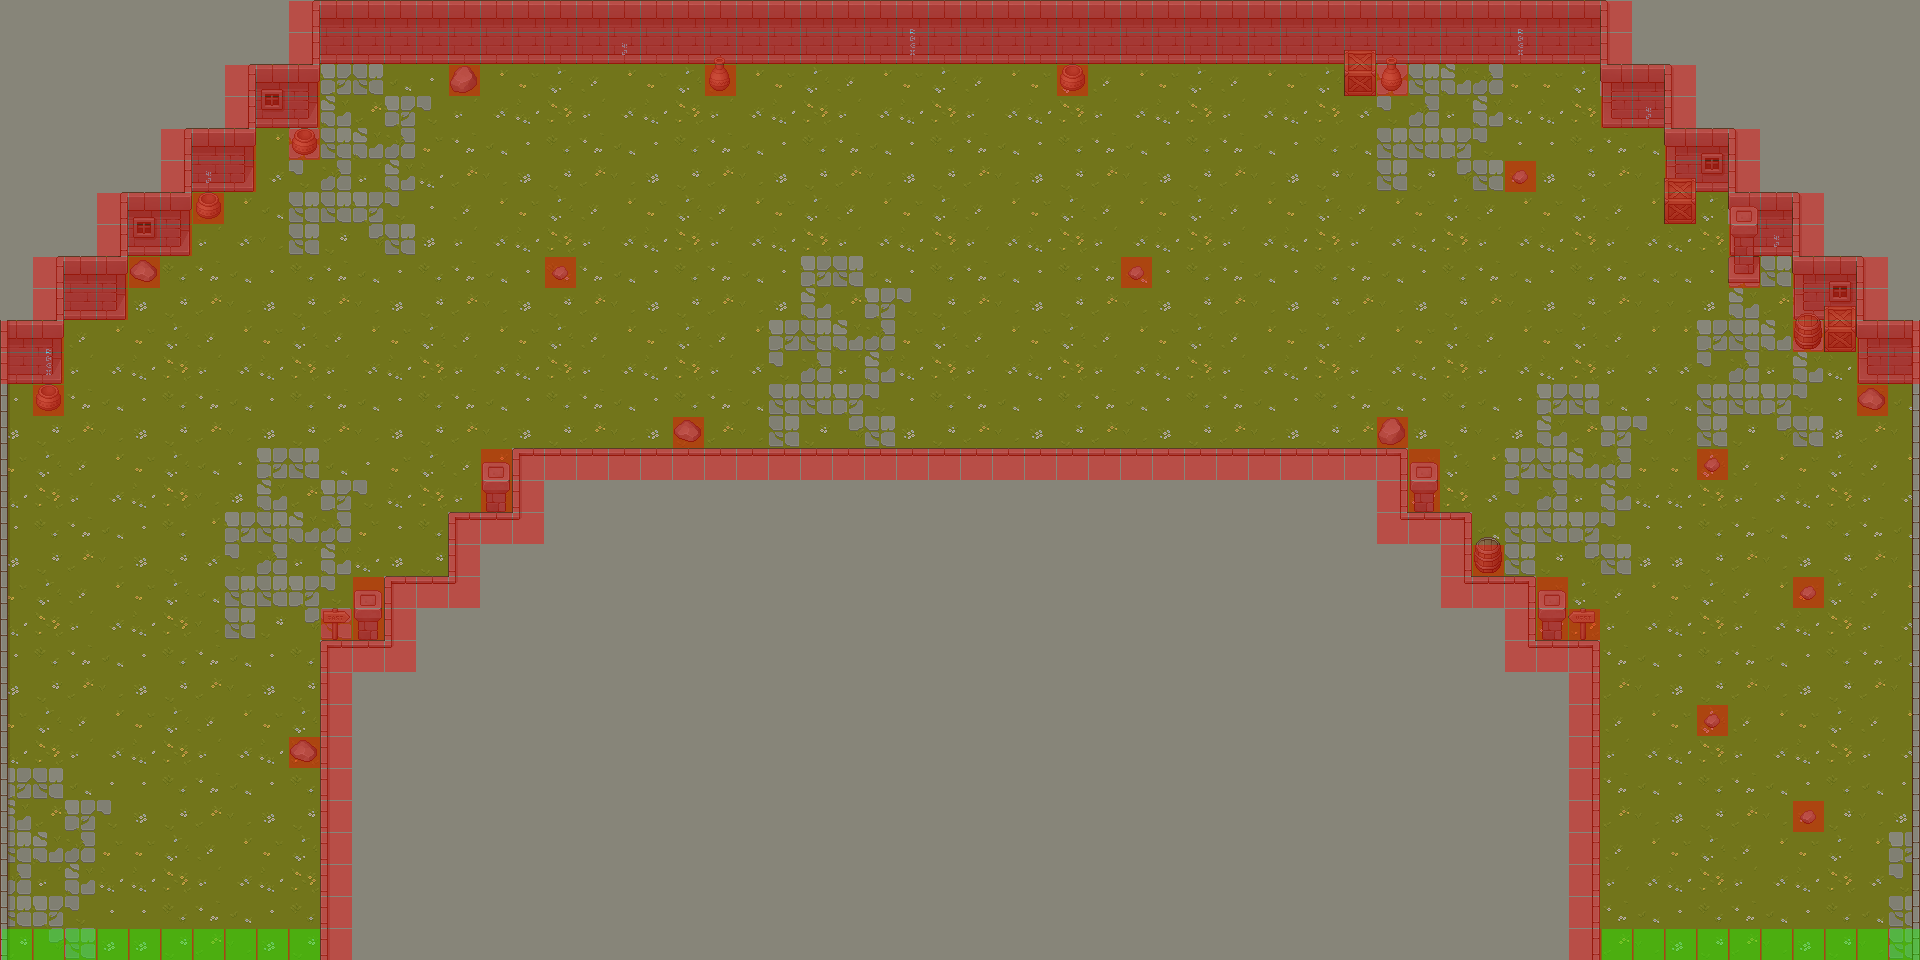

Below is a game level as drawn by its tile map, then a one-line description and the .tmx that defines it (tile-layer data replaced by summaries):
An orthogonal 60x30 tile map with 32x32 px tiles, 5 tile layers (Suelo, Pared2, Pared, Props, ...), 5 tilesets and 47 objects.

<map version="1.10" tiledversion="1.10.2" orientation="orthogonal" renderorder="right-down" width="60" height="30" tilewidth="32" tileheight="32" infinite="0" nextlayerid="10" nextobjectid="56">
 <tileset firstgid="1" name="TX Tileset Grass" tilewidth="32" tileheight="32" tilecount="64" columns="8">
  <image source="Tiles/TX Tileset Grass.png" width="256" height="256" />
 </tileset>
 <tileset firstgid="65" name="TX Tileset Wall" tilewidth="32" tileheight="32" tilecount="256" columns="16">
  <image source="Tiles/TX Tileset Wall.png" width="512" height="512" />
 </tileset>
 <tileset firstgid="321" name="TX Props" tilewidth="32" tileheight="32" tilecount="256" columns="16">
  <image source="Tiles/TX Props.png" width="512" height="512" />
 </tileset>
 <tileset firstgid="577" name="TX Tileset Stone Ground" tilewidth="32" tileheight="32" tilecount="64" columns="8">
  <image source="Tiles/TX Tileset Stone Ground.png" width="256" height="256" />
 </tileset>
 <tileset firstgid="641" name="MapMetadata" tilewidth="32" tileheight="32" tilecount="2" columns="2">
  <image source="Tiles/MapMetadata.png" width="67" height="34" />
 </tileset>
 <layer id="1" name="Suelo" width="60" height="30">
  <properties>
   <property name="Draw" type="bool" value="true" />
  </properties>
  <data>[1800 cells, 1800 non-empty, 23 distinct tile ids]</data>
 </layer>
 <layer id="6" name="Pared2" width="60" height="30">
  <properties>
   <property name="Draw" type="bool" value="true" />
  </properties>
  <data>[1800 cells, 44 non-empty, 8 distinct tile ids]</data>
 </layer>
 <layer id="2" name="Pared" width="60" height="30">
  <properties>
   <property name="Draw" type="bool" value="true" />
  </properties>
  <data>[1800 cells, 206 non-empty, 11 distinct tile ids]</data>
 </layer>
 <layer id="3" name="Props" width="60" height="30">
  <properties>
   <property name="Draw" type="bool" value="true" />
  </properties>
  <data>[1800 cells, 54 non-empty, 18 distinct tile ids]</data>
 </layer>
 <layer id="4" name="Navigation" width="60" height="30">
  <properties>
   <property name="Draw" type="bool" value="false" />
   <property name="Navigation" type="bool" value="true" />
   <property name="collision" type="bool" value="true" />
  </properties>
  <data>[1800 cells, 265 non-empty, 2 distinct tile ids]</data>
 </layer>
 <objectgroup id="7" name="collider">
  <object id="1" x="320" y="608" width="32" height="352" />
  <object id="2" x="288" y="736" width="32" height="32" />
  <object id="3" x="352" y="576" width="64" height="96" />
  <object id="4" x="416" y="576" width="64" height="32" />
  <object id="5" x="448" y="512" width="32" height="64" />
  <object id="7" x="480" y="448" width="64" height="96" />
  <object id="8" x="544" y="448" width="896" height="32" />
  <object id="9" x="1376" y="416" width="32" height="32" />
  <object id="10" x="1376" y="480" width="64" height="64" />
  <object id="11" x="1440" y="512" width="32" height="96" />
  <object id="12" x="1472" y="544" width="32" height="64" />
  <object id="13" x="1504" y="576" width="64" height="96" />
  <object id="14" x="1568" y="608" width="32" height="352" />
  <object id="15" x="1792" y="800" width="32" height="32" />
  <object id="16" x="1696" y="704" width="32" height="32" />
  <object id="17" x="1792" y="576" width="32" height="32" />
  <object id="18" x="1696" y="448" width="32" height="32" />
  <object id="20" x="1888" y="320" width="32" height="64" />
  <object id="21" x="1856" y="256" width="32" height="160" />
  <object id="23" x="1792" y="256" width="64" height="96" />
  <object id="24" x="1728" y="192" width="96" height="64" />
  <object id="26" x="1728" y="256" width="32" height="32" />
  <object id="27" x="1664" y="128" width="96" height="64" />
  <object id="28" x="1664" y="192" width="32" height="32" />
  <object id="29" x="1600" y="64" width="96" height="64" />
  <object id="30" x="1504" y="160" width="32" height="32" />
  <object id="31" x="1344" y="64" width="64" height="32" />
  <object id="32" x="1056" y="64" width="32" height="32" />
  <object id="33" x="704" y="64" width="32" height="32" />
  <object id="34" x="448" y="64" width="32" height="32" />
  <object id="35" x="288" y="0" width="1344" height="64" />
  <object id="36" x="1120" y="256" width="32" height="32" />
  <object id="37" x="672" y="416" width="32" height="32" />
  <object id="38" x="544" y="256" width="32" height="32" />
  <object id="39" x="224" y="64" width="96" height="64" />
  <object id="40" x="288" y="128" width="32" height="32" />
  <object id="41" x="160" y="128" width="96" height="64" />
  <object id="42" x="192" y="192" width="32" height="32" />
  <object id="43" x="96" y="192" width="96" height="64" />
  <object id="44" x="32" y="256" width="96" height="64" />
  <object id="45" x="128" y="256" width="32" height="32" />
  <object id="46" x="0" y="320" width="64" height="64" />
  <object id="47" x="32" y="384" width="32" height="32" />
  <object id="52" x="-32" y="384" width="32" height="576" />
  <object id="53" x="1920" y="384" width="32" height="576" />
 </objectgroup>
 <objectgroup id="8" name="toMap1Left">
  <object id="48" x="0" y="928" width="320" height="32" />
 </objectgroup>
 <objectgroup id="9" name="toMap1Right">
  <object id="55" x="1600" y="928" width="320" height="32" />
 </objectgroup>
</map>
